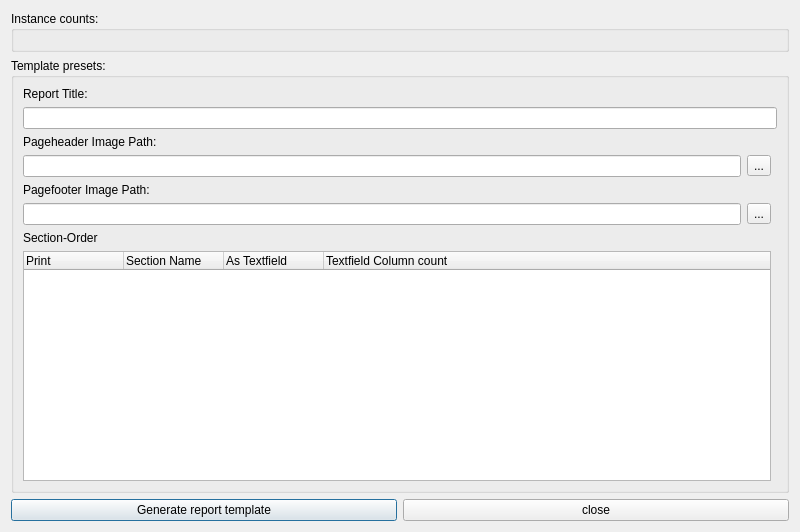
<?xml version="1.0" encoding="UTF-8"?>
<ui version="4.0">
 <class>DummyDataCreator</class>
 <widget class="QDialog" name="DummyDataCreator">
  <property name="geometry">
   <rect>
    <x>0</x>
    <y>0</y>
    <width>800</width>
    <height>532</height>
   </rect>
  </property>
  <property name="windowTitle">
   <string>Generate Report Template / Dummy Data</string>
  </property>
  <layout class="QGridLayout" name="gridLayout">
   <item row="0" column="0" colspan="2">
    <widget class="QGroupBox" name="groupBox">
     <property name="title">
      <string>Instance counts:</string>
     </property>
     <layout class="QGridLayout" name="gridLayout_3">
      <item row="0" column="0">
       <layout class="QGridLayout" name="gridLayout_2"/>
      </item>
     </layout>
    </widget>
   </item>
   <item row="2" column="0">
    <widget class="QPushButton" name="pushButton">
     <property name="text">
      <string>Generate report template</string>
     </property>
    </widget>
   </item>
   <item row="2" column="1">
    <widget class="QPushButton" name="pushButton_2">
     <property name="text">
      <string>close</string>
     </property>
    </widget>
   </item>
   <item row="1" column="0" colspan="2">
    <widget class="QGroupBox" name="group_template_presets">
     <property name="title">
      <string>Template presets:</string>
     </property>
     <layout class="QGridLayout" name="gridLayout_4">
      <item row="0" column="0">
       <widget class="QLabel" name="label">
        <property name="text">
         <string>Report Title:</string>
        </property>
       </widget>
      </item>
      <item row="5" column="1">
       <widget class="QToolButton" name="btn_image_footer">
        <property name="text">
         <string>...</string>
        </property>
       </widget>
      </item>
      <item row="3" column="1">
       <widget class="QToolButton" name="btn_image_header">
        <property name="text">
         <string>...</string>
        </property>
       </widget>
      </item>
      <item row="1" column="0" colspan="3">
       <widget class="QLineEdit" name="edt_title"/>
      </item>
      <item row="5" column="0">
       <widget class="QLineEdit" name="edt_image_footer"/>
      </item>
      <item row="2" column="0">
       <widget class="QLabel" name="label_2">
        <property name="text">
         <string>Pageheader Image Path:</string>
        </property>
       </widget>
      </item>
      <item row="3" column="0">
       <widget class="QLineEdit" name="edt_image_header"/>
      </item>
      <item row="6" column="0">
       <widget class="QLabel" name="label_4">
        <property name="text">
         <string>Section-Order</string>
        </property>
       </widget>
      </item>
      <item row="4" column="0">
       <widget class="QLabel" name="label_3">
        <property name="text">
         <string>Pagefooter Image Path:</string>
        </property>
       </widget>
      </item>
      <item row="7" column="0" colspan="2">
       <widget class="QTreeWidget" name="section_list">
        <property name="dragEnabled">
         <bool>true</bool>
        </property>
        <property name="dragDropMode">
         <enum>QAbstractItemView::InternalMove</enum>
        </property>
        <property name="defaultDropAction">
         <enum>Qt::TargetMoveAction</enum>
        </property>
        <property name="alternatingRowColors">
         <bool>true</bool>
        </property>
        <column>
         <property name="text">
          <string>Print</string>
         </property>
        </column>
        <column>
         <property name="text">
          <string>Section Name</string>
         </property>
        </column>
        <column>
         <property name="text">
          <string>As Textfield</string>
         </property>
        </column>
        <column>
         <property name="text">
          <string>Textfield Column count</string>
         </property>
        </column>
       </widget>
      </item>
     </layout>
    </widget>
   </item>
  </layout>
 </widget>
 <resources/>
 <connections/>
</ui>
